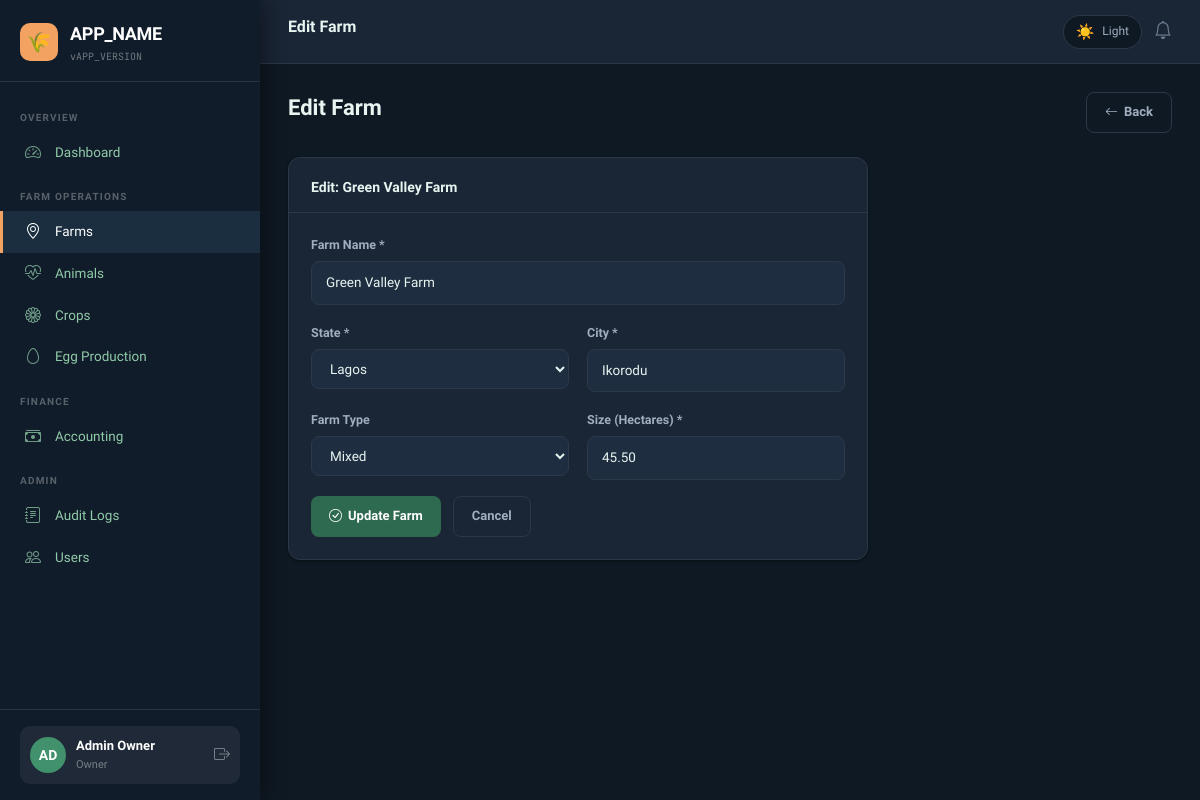
/modules/farms/edit.php?id=1 (signed in), run on the app's committed database.
### tables this page shows
CREATE TABLE `farms` (
  `id`         INT UNSIGNED NOT NULL AUTO_INCREMENT,
  `name`       VARCHAR(150) NOT NULL,
  `state`      VARCHAR(100) NOT NULL,
  `city`       VARCHAR(100) NOT NULL,
  `type`       ENUM('crop','livestock','mixed','poultry','aquaculture','orchard') NOT NULL DEFAULT 'mixed',
  `size`       DECIMAL(10,2) NOT NULL COMMENT 'Size in hectares',
  `created_at` TIMESTAMP NOT NULL DEFAULT CURRENT_TIMESTAMP,
  `updated_at` TIMESTAMP NOT NULL DEFAULT CURRENT_TIMESTAMP ON UPDATE CURRENT_TIMESTAMP,
  PRIMARY KEY (`id`),
  INDEX `idx_farms_state` (`state`),
  INDEX `idx_farms_type` (`type`)
);

### core/db.php (called while the page is built, shortened)
<?php
class DB {
    private static ?PDO $instance = null;
    public static function getInstance(): PDO {
        if (self::$instance === null) {
            $dsn = sprintf(
                'mysql:host=%s;dbname=%s;charset=%s',
                DB_HOST, DB_NAME, DB_CHARSET
            );
            $options = [
                PDO::ATTR_ERRMODE            => PDO::ERRMODE_EXCEPTION,
                PDO::ATTR_DEFAULT_FETCH_MODE => PDO::FETCH_ASSOC,
                PDO::ATTR_EMULATE_PREPARES   => false,
            ];
            try {
                self::$instance = new PDO($dsn, DB_USER, DB_PASS, $options);
            } catch (PDOException $e) {
                error_log('DB Connection failed: ' . $e->getMessage());
                die(json_encode(['error' => 'Database connection failed. Please contact support.']));
            }
        }
        return self::$instance;
    }
    public static function query(string $sql, array $params = []): PDOStatement {
        $stmt = self::getInstance()->prepare($sql);
        $stmt->execute($params);
        return $stmt;
    }
    public static function row(string $sql, array $params = []): ?array {
        $row = self::query($sql, $params)->fetch();
        return $row ?: null;
    }
}

### core/rbac_logger_helpers.php (called while the page is built, shortened)
<?php
function e(string $str): string {
    return htmlspecialchars($str, ENT_QUOTES, 'UTF-8');
}

### modules/farms/edit.php (the view, shortened to what this page needs)
<?php
require_once __DIR__ . '/../../core/db.php';
require_once __DIR__ . '/../../core/rbac_logger_helpers.php';
$id   = (int)($_GET['id'] ?? 0);
$farm = DB::row("SELECT * FROM farms WHERE id = ?", [$id]);
$nigerianStates = ['Abia','Adamawa','Akwa Ibom','Anambra','Bauchi','Bayelsa','Benue','Borno','Cross River',
    'Delta','Ebonyi','Edo','Ekiti','Enugu','FCT','Gombe','Imo','Jigawa','Kaduna','Kano','Katsina',
    'Kebbi','Kogi','Kwara','Lagos','Nasarawa','Niger','Ogun','Ondo','Osun','Oyo','Plateau','Rivers',
    'Sokoto','Taraba','Yobe','Zamfara'];
include __DIR__ . '/../../templates/header.php';
?>
<div class="ff-page-header">
  <div><h2 class="ff-page-title">Edit Farm</h2></div>
  <a href="index.php" class="ff-btn ff-btn-outline"><i class="bi bi-arrow-left"></i> Back</a>
</div>
<div class="ff-card" style="max-width:580px;">
  <div class="ff-card-header"><span class="ff-card-title">Edit: <?= e($farm['name']) ?></span></div>
  <div class="ff-card-body">
    <form method="POST">
      <div class="grid-2" style="gap:18px;">
        <div style="grid-column:1/-1;">
          <label class="ff-form-label">Farm Name *</label>
          <input type="text" name="name" class="ff-form-control" required value="<?= e($farm['name']) ?>">
        </div>
        <div>
          <label class="ff-form-label">State *</label>
          <select name="state" class="ff-form-control" required>
            <?php foreach ($nigerianStates as $s): ?>
            <option value="<?= $s ?>" <?= $farm['state'] === $s ? 'selected' : '' ?>><?= $s ?></option>
            <?php endforeach; ?>
          </select>
        </div>
        <div>
          <label class="ff-form-label">City *</label>
          <input type="text" name="city" class="ff-form-control" required value="<?= e($farm['city']) ?>">
        </div>
        <div>
          <label class="ff-form-label">Farm Type</label>
          <select name="type" class="ff-form-control">
            <?php foreach (['mixed','crop','livestock','poultry','aquaculture','orchard'] as $t): ?>
            <option value="<?= $t ?>" <?= $farm['type'] === $t ? 'selected' : '' ?>><?= ucfirst($t) ?></option>
            <?php endforeach; ?>
          </select>
        </div>
        <div>
          <label class="ff-form-label">Size (Hectares) *</label>
          <input type="number" name="size" class="ff-form-control" step="0.01" required value="<?= e($farm['size']) ?>">
        </div>
      </div>
      <div class="d-flex gap-12 mt-16">
        <button type="submit" class="ff-btn ff-btn-primary"><i class="bi bi-check-circle"></i> Update Farm</button>
        <a href="index.php" class="ff-btn ff-btn-outline">Cancel</a>
      </div>
    </form>
  </div>
</div>
<?php include __DIR__ . '/../../templates/footer.php'; ?>

### assets/css/app.css (style rules this page uses)
:root { --ff-primary: 'Sora', sans-serif; --ff-mono: 'JetBrains Mono', monospace; --color-brand: #2d6a4f; --color-brand-light: #40916c; --color-brand-dark: #1b4332; --color-accent: #f4a261; --color-accent-dark: #e76f51; --bg-body: #f0f4f8; --bg-card: #ffffff; --bg-sidebar: #1b4332; --bg-sidebar-hover: #2d6a4f; --bg-header: #ffffff; --bg-input: #ffffff; --bg-table-alt: #f8fafb; --text-primary: #1a2e1a; --text-secondary: #4a5568; --text-muted: #718096; --text-sidebar: #d8f3dc; --text-sidebar-active: #ffffff; --text-on-brand: #ffffff; --border-color: #e2e8f0; --border-input: #cbd5e0; --shadow-card: 0 1px 3px rgba(0,0,0,.08), 0 1px 2px rgba(0,0,0,.04); --shadow-card-hover: 0 4px 16px rgba(0,0,0,.12); --shadow-sidebar: 4px 0 20px rgba(0,0,0,.15); --color-success: #38a169; --color-warning: #d69e2e; --color-danger: #e53e3e; --color-info: #3182ce; --radius-card: 12px; --radius-btn: 8px; --radius-input: 8px; --sidebar-width: 260px; --header-height: 64px; --transition: all 0.2s ease; }
[data-theme="dark"] { --bg-body: #0f1923; --bg-card: #1a2535; --bg-sidebar: #111c2a; --bg-sidebar-hover: #1a2e3f; --bg-header: #1a2535; --bg-input: #1e2d40; --bg-table-alt: #1e2d40; --text-primary: #e8f4f0; --text-secondary: #a0aec0; --text-muted: #718096; --text-sidebar: #90cba8; --text-sidebar-active: #ffffff; --border-color: #2d3748; --border-input: #2d3748; --shadow-card: 0 1px 3px rgba(0,0,0,.3), 0 1px 2px rgba(0,0,0,.2); --shadow-card-hover: 0 4px 20px rgba(0,0,0,.4); --shadow-sidebar: 4px 0 20px rgba(0,0,0,.4); }
*, *::before, *::after { box-sizing: border-box; margin: 0; padding: 0; }
html { scroll-behavior: smooth; }
body { font-family: var(--ff-primary); background: var(--bg-body); color: var(--text-primary); min-height: 100vh; transition: background 0.3s ease, color 0.3s ease; font-size: 14px; line-height: 1.6; }
h1, h2, h3, h4, h5, h6 { font-weight: 600; color: var(--text-primary); line-height: 1.3; }
a { color: var(--color-brand-light); text-decoration: none; }
.ff-page-header { display: flex; align-items: center; justify-content: space-between; margin-bottom: 24px; flex-wrap: wrap; gap: 12px; }
.ff-page-title { font-size: 22px; font-weight: 700; color: var(--text-primary); }
.ff-card { background: var(--bg-card); border: 1px solid var(--border-color); border-radius: var(--radius-card); box-shadow: var(--shadow-card); transition: box-shadow 0.2s ease, transform 0.2s ease; overflow: hidden; }
.ff-card-header { padding: 18px 22px 14px; border-bottom: 1px solid var(--border-color); display: flex; align-items: center; justify-content: space-between; gap: 12px; }
.ff-card-title { font-size: 14px; font-weight: 600; color: var(--text-primary); }
.ff-card-body { padding: 22px; }
.ff-form-label { font-size: 12.5px; font-weight: 600; color: var(--text-secondary); margin-bottom: 6px; display: block; }
.ff-form-control { width: 100%; padding: 10px 14px; border: 1px solid var(--border-input); border-radius: var(--radius-input); background: var(--bg-input); color: var(--text-primary); font-family: var(--ff-primary); font-size: 13.5px; transition: border-color 0.2s, box-shadow 0.2s; outline: none; }
.ff-form-control::placeholder { color: var(--text-muted); }
select.ff-form-control { cursor: pointer; }
.ff-btn { display: inline-flex; align-items: center; gap: 6px; padding: 9px 18px; border-radius: var(--radius-btn); font-family: var(--ff-primary); font-size: 13px; font-weight: 600; border: none; cursor: pointer; transition: var(--transition); text-decoration: none; white-space: nowrap; }
.ff-btn-primary { background: var(--color-brand); color: #fff; }
.ff-btn-outline { background: transparent; border: 1.5px solid var(--border-color); color: var(--text-secondary); }
.d-flex { display: flex; }
.gap-12 { gap: 12px; }
.mt-16 { margin-top: 16px; }
.grid-2 { display: grid; grid-template-columns: repeat(2, 1fr); gap: 20px; }

### data on the page
farms: name "Green Valley Farm", state "Lagos", city "Ikorodu", type "Mixed", size "45.50"

### other printed values
APP_NAME "APP_NAME"
APP_VERSION "APP_VERSION"
$initials "AD"
$user['name'] "Admin Owner"
$user['role'] "Owner"
$pageTitle "Edit Farm"
